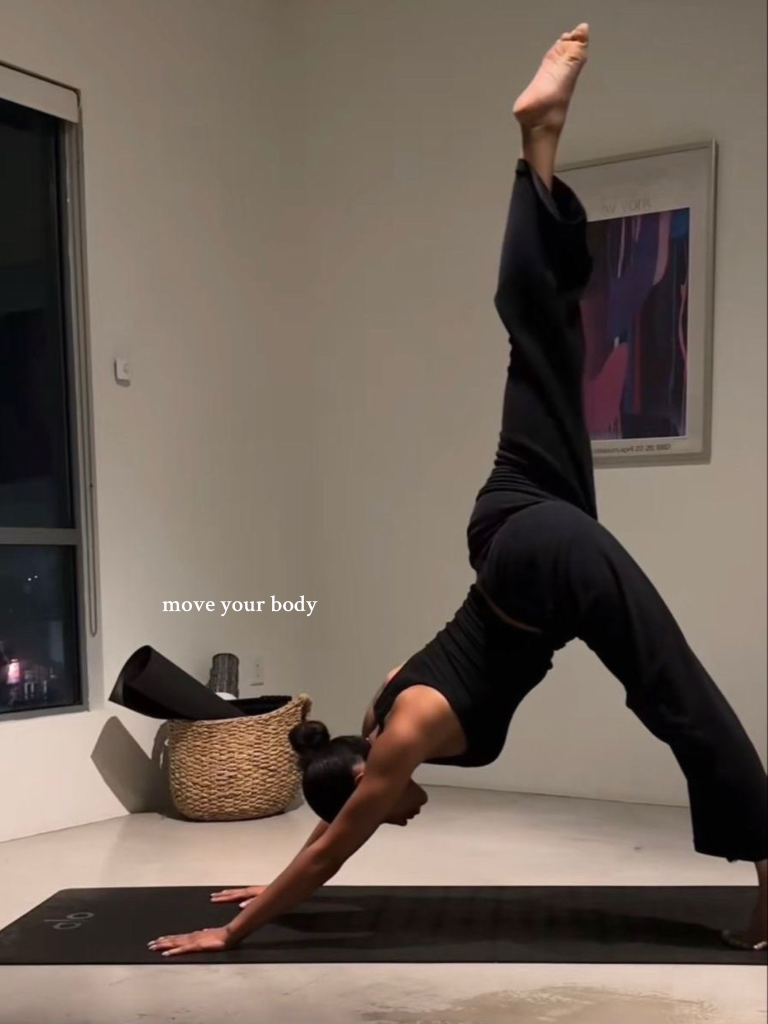
#> input picture Desktop/tiktok/backend/new-pics/tiktok_01/slide_3.jpg, 1536 x 2048 px, given in place of out.png, which was not available (shown at 1/2 size)
$ python saliency.py out.png
#> lines starting #> are read from the running program, lines starting #| are printed output that depends on the picture; after the words box and inside, x2 and y2 are one past the last pixel; in counts of white or black regions, pixels touching at a corner belong together; long printed decimals are rounded; pictures that were not available may be replaced by others from this repository, and a replacement may not be noted
"""
Saliency Detection - Identifies main subject/focal point in images.
"""

import cv2
import numpy as np
from pathlib import Path
from typing import Dict, Optional, Tuple


def detect_saliency(image_path: str, min_area_ratio: float = 0.05) -> Dict:
    """
    Detect the main subject/focal point using saliency analysis.

    Uses spectral residual saliency detection to find visually prominent regions.

    Args:
        image_path: Path to the image file
        min_area_ratio: Minimum area ratio for a region to be considered (0.05 = 5% of image)

    Returns:
        Dict with:
        - main_subject: Bounding box of largest salient region (or None)
        - saliency_map: 2D array of saliency values (0-1)
        - salient_regions: List of all detected salient regions
        - has_main_subject: Boolean indicating if a main subject was found
    """
#> called with image_path = 'out.png', min_area_ratio = 0.05
    # Load image
    image = cv2.imread(str(image_path))
#> image is the input picture: shape (2048, 1536, 3); mean B, G, R 89.3, 99.4, 112.1
    if image is None:
        raise ValueError(f"Could not load image: {image_path}")

    height, width = image.shape[:2]
#> height = 2048; width = 1536
    total_pixels = height * width
#> total_pixels = 3145728
    min_area = int(total_pixels * min_area_ratio)
#> min_area = 157286

    # Create saliency detector
    saliency = cv2.saliency.StaticSaliencySpectralResidual_create()

    # Compute saliency map
    success, saliency_map = saliency.computeSaliency(image)
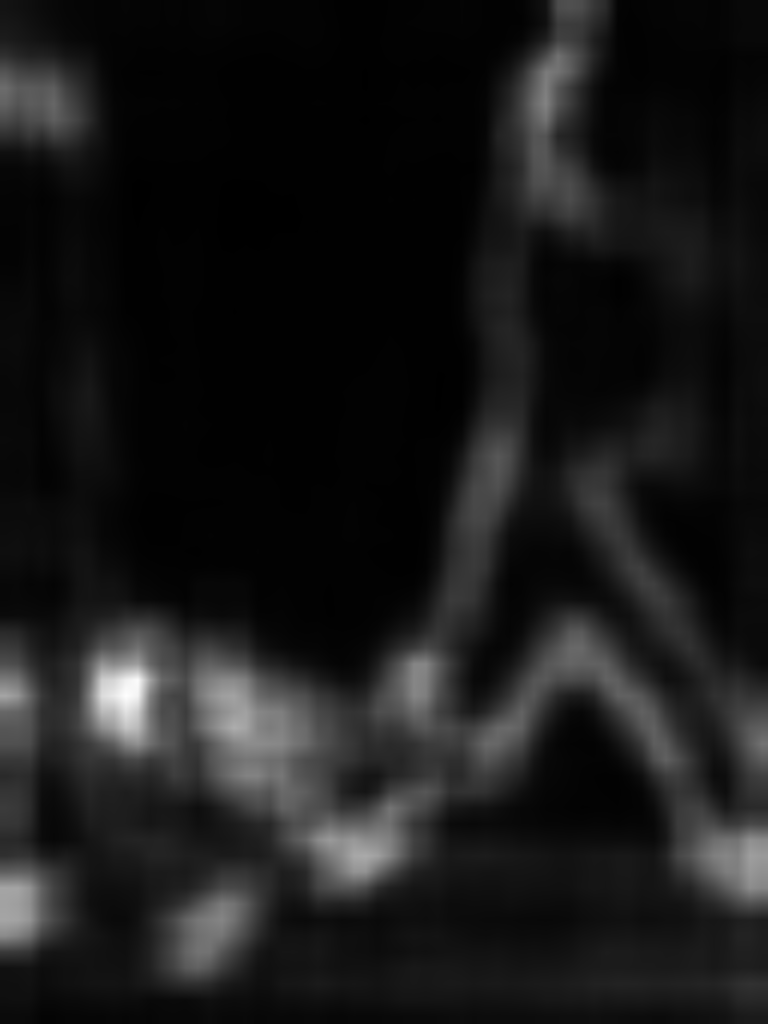
#> saliency_map: shape (2048, 1536) float32 (shown at 1/2 size); min 0.00298, max 0.998, mean 0.101
#> success = True

    if not success:
        return {
            "main_subject": None,
            "saliency_map": np.zeros((height, width), dtype=np.float32),
            "salient_regions": [],
            "has_main_subject": False,
            "image_size": {"w": width, "h": height}
        }

    # Normalize saliency map to 0-1
    saliency_map = (saliency_map * 255).astype(np.uint8)

    # Threshold to get binary mask
    _, binary = cv2.threshold(saliency_map, 0, 255, cv2.THRESH_BINARY + cv2.THRESH_OTSU)
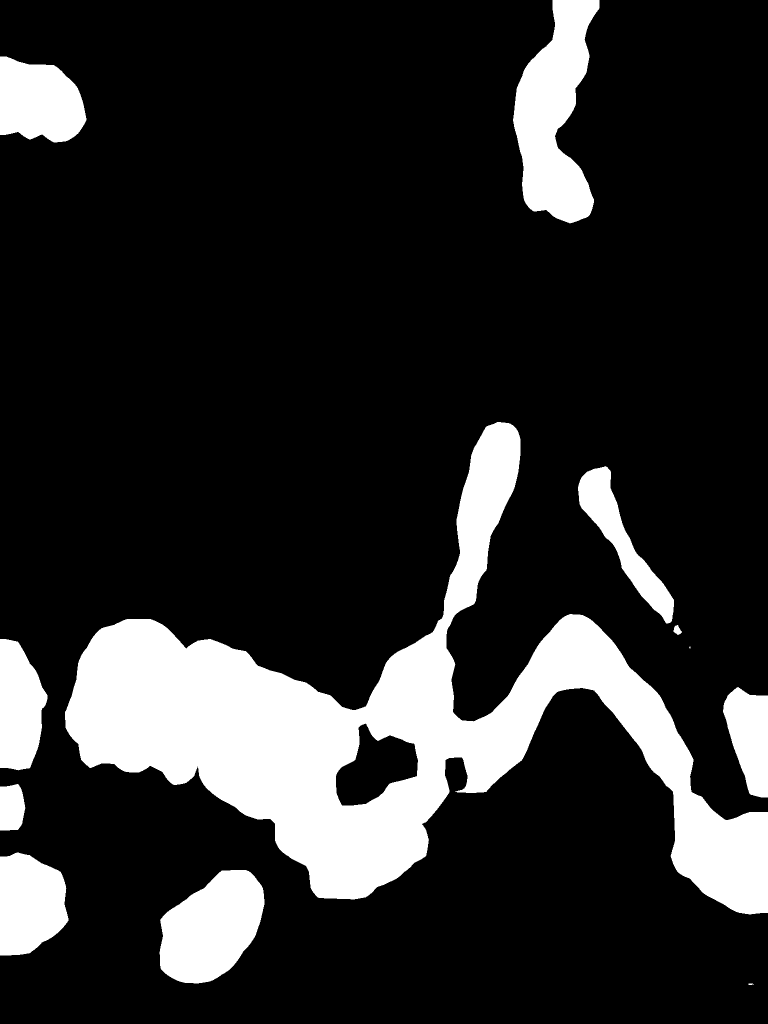
#> binary: shape (2048, 1536) (shown at 1/2 size); 17.5% white; 12 white regions (1 under 20 px)

    # Find contours
    contours, _ = cv2.findContours(binary, cv2.RETR_EXTERNAL, cv2.CHAIN_APPROX_SIMPLE)
#> contours = 12 contours, 2 with area under 20; largest, box (x1, y1, x2, y2) and area: (130, 844, 1536, 1829) 386234, (1026, 0, 1199, 447) 44898, (319, 1740, 529, 1967) 33368, (0, 113, 173, 285) 22778, (0, 1705, 137, 1911) 22280

    # Extract salient regions
    salient_regions = []
    for contour in contours:
        area = cv2.contourArea(contour)
        if area >= min_area:
            x, y, w, h = cv2.boundingRect(contour)
            salient_regions.append({
                "bounds": {"x": x, "y": y, "w": w, "h": h},
                "area": area,
                "confidence": min(1.0, area / (total_pixels * 0.3)),  # Normalize confidence
                "type": "salient_region"
            })
#> this loop made 12 passes
#> (area, x, y, w, h) on pass 10: (386234.5, 130, 844, 1406, 985)
#> area on passes 2, 3, 4, 5, 7, 8: 33368.5, 22279.5, 3956.5, 13604.5, 18654, 183
#> after the loop, salient_regions = 1 item

    # Sort by area (largest first)
    salient_regions.sort(key=lambda r: r["area"], reverse=True)

    # Main subject is the largest salient region
    main_subject = None
    if salient_regions:
        main_subject = {
            "bounds": salient_regions[0]["bounds"],
            "confidence": salient_regions[0]["confidence"],
            "type": "main_subject"
        }

    return {
        "main_subject": main_subject,
        "saliency_map": saliency_map.astype(np.float32) / 255.0,
        "salient_regions": salient_regions,
        "has_main_subject": main_subject is not None,
        "image_size": {"w": width, "h": height}
    }


# [42 lines left out: function detect_product_region, not called in this run]


if __name__ == "__main__":
    import sys
    if len(sys.argv) > 1:
        result = detect_saliency(sys.argv[1])
#> result = 5 items
        print(f"Has main subject: {result['has_main_subject']}")
#| Has main subject: True
        if result['main_subject']:
            print(f"Main subject: {result['main_subject']}")
#| Main subject: {'bounds': {'x': 130, 'y': 844, 'w': 1406, 'h': 985}, 'confidence': 0.4093, 'type': 'main_subject'}
        print(f"Salient regions: {len(result['salient_regions'])}")
#| Salient regions: 1

$ run again, on Desktop/tiktok/backend/new-pics/tiktok_01/slide_4.jpg
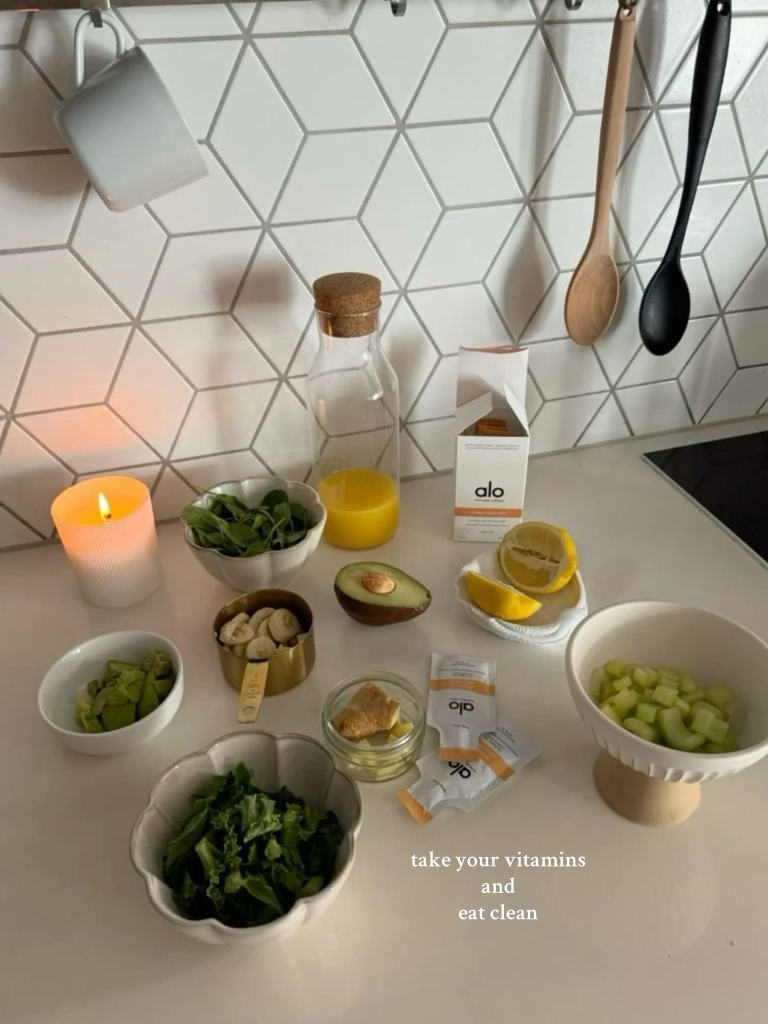
#> input picture Desktop/tiktok/backend/new-pics/tiktok_01/slide_4.jpg, 1536 x 2048 px, given in place of out.png, which was not available (shown at 1/2 size)
#> in detect_saliency, image is the input picture: shape (2048, 1536, 3); mean B, G, R 128, 145.9, 154.7
#> in detect_saliency, `success, saliency_map = saliency.computeSaliency(image)`:
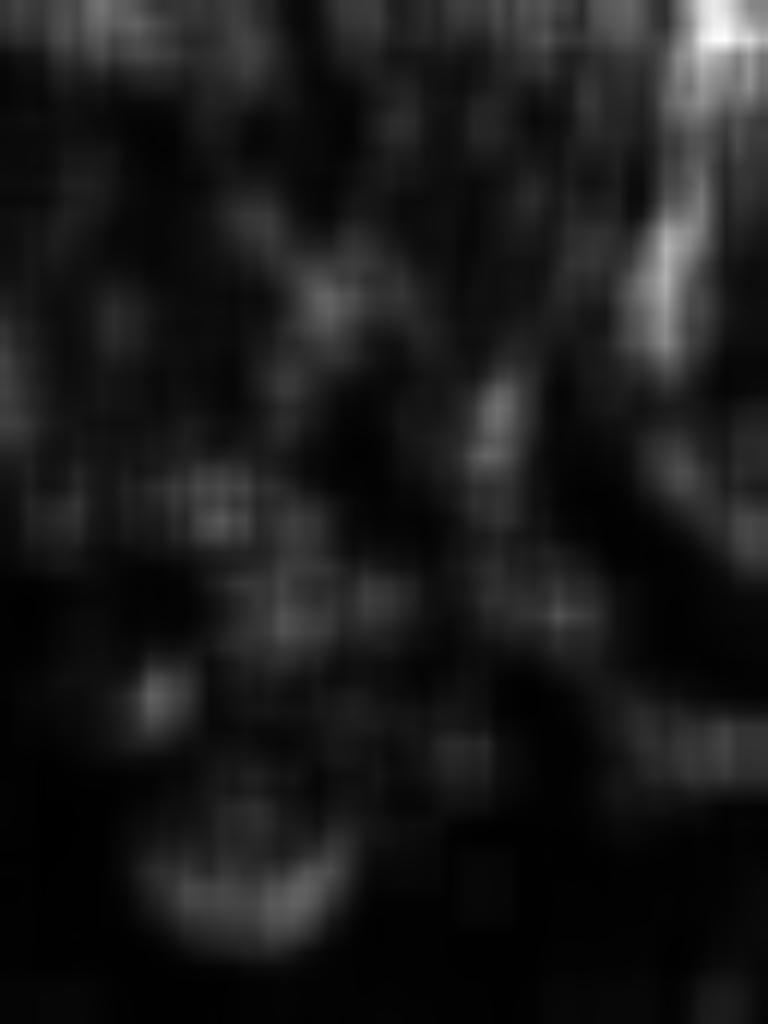
#> saliency_map: shape (2048, 1536) float32 (shown at 1/2 size); min 0.0024, max 0.999, mean 0.105
#> success = True
#> in detect_saliency, `_, binary = cv2.threshold(saliency_map, 0, 255, cv2.THRESH_BINARY + cv..`:
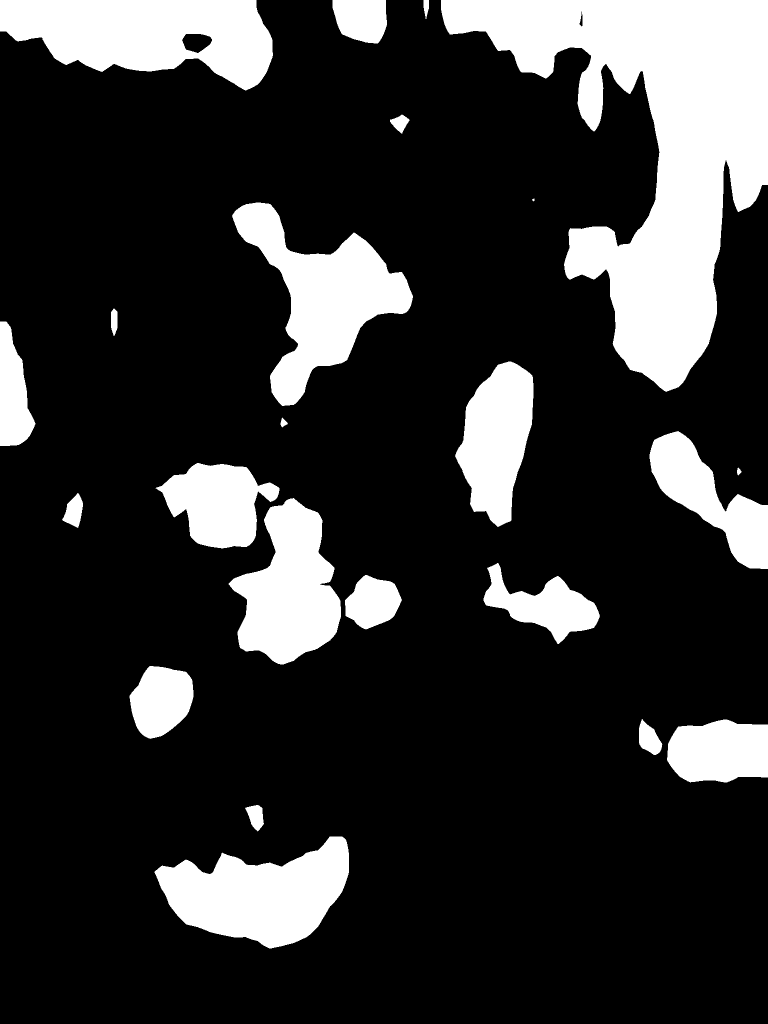
#> binary: shape (2048, 1536) (shown at 1/2 size); 19.5% white; 23 white regions
#> contours = 23 contours, 1 with area under 20; largest, box (x1, y1, x2, y2) and area: (882, 0, 1536, 784) 217964, (0, 0, 546, 181) 67632, (464, 405, 826, 812) 57215, (309, 1673, 698, 1897) 51893, (457, 996, 682, 1329) 44990
#> the loop in detect_saliency, `for contour in contours:` made 23 passes
#> (area, x, y, w, h) on pass 20: (217964.5, 882, 0, 654, 784)
#> after the loop in detect_saliency, `for contour in contours:`: salient_regions = 1 item
#> result = 5 items
#| Has main subject: True
#| Main subject: {'bounds': {'x': 882, 'y': 0, 'w': 654, 'h': 784}, 'confidence': 0.231, 'type': 'main_subject'}
#| Salient regions: 1

$ run again, on Desktop/tiktok/backend/new-pics/tiktok_01/slide_5.jpg
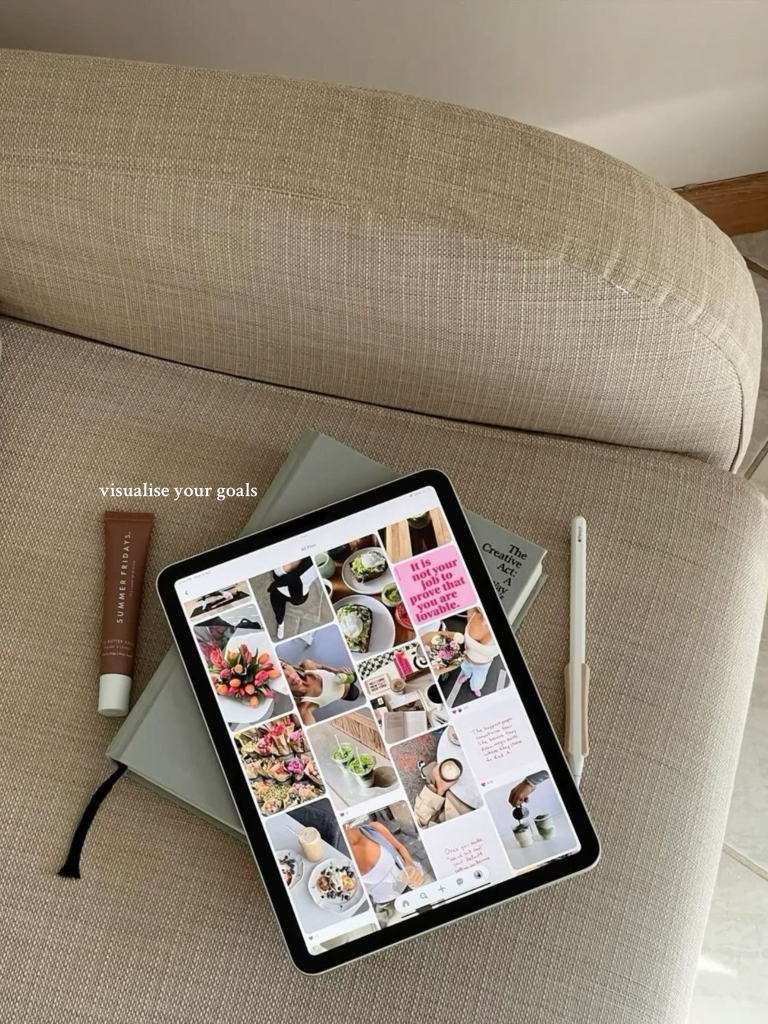
#> input picture Desktop/tiktok/backend/new-pics/tiktok_01/slide_5.jpg, 1536 x 2048 px, given in place of out.png, which was not available (shown at 1/2 size)
#> in detect_saliency, image is the input picture: shape (2048, 1536, 3); mean B, G, R 117.6, 134.1, 146.9
#> in detect_saliency, `success, saliency_map = saliency.computeSaliency(image)`:
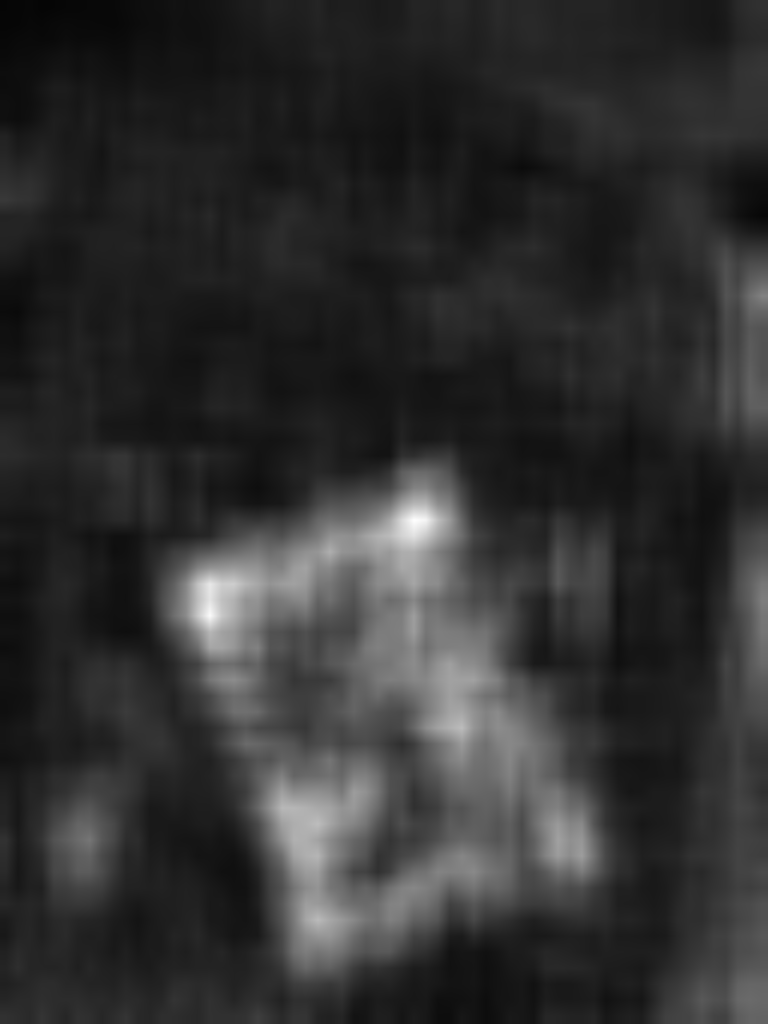
#> saliency_map: shape (2048, 1536) float32 (shown at 1/2 size); min 0.0199, max 0.997, mean 0.192
#> success = True
#> in detect_saliency, `_, binary = cv2.threshold(saliency_map, 0, 255, cv2.THRESH_BINARY + cv..`:
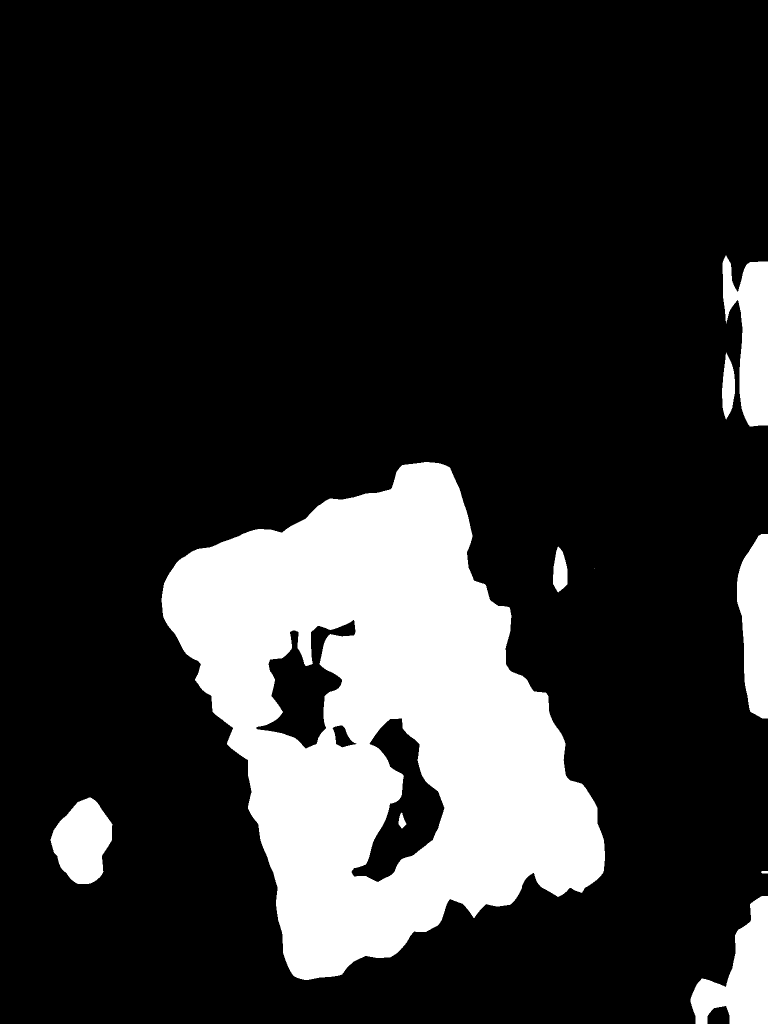
#> binary: shape (2048, 1536) (shown at 1/2 size); 18.3% white; 10 white regions (1 under 20 px)
#> contours = 9 contours, 1 with area under 20; largest, box (x1, y1, x2, y2) and area: (323, 924, 1210, 1960) 542323, (1381, 1792, 1536, 2048) 20376, (1445, 511, 1536, 853) 19356, (1474, 1068, 1536, 1437) 17125, (101, 1595, 225, 1768) 14466, (1444, 705, 1470, 839) 2242, (1106, 1093, 1135, 1185) 1827, (1522, 1742, 1536, 1747) 48
#> the loop in detect_saliency, `for contour in contours:` made 9 passes
#> (area, x, y, w, h) on pass 7: (542323, 323, 924, 887, 1036)
#> after the loop in detect_saliency, `for contour in contours:`: salient_regions = 1 item
#> result = 5 items
#| Has main subject: True
#| Main subject: {'bounds': {'x': 323, 'y': 924, 'w': 887, 'h': 1036}, 'confidence': 0.5747, 'type': 'main_subject'}
#| Salient regions: 1
